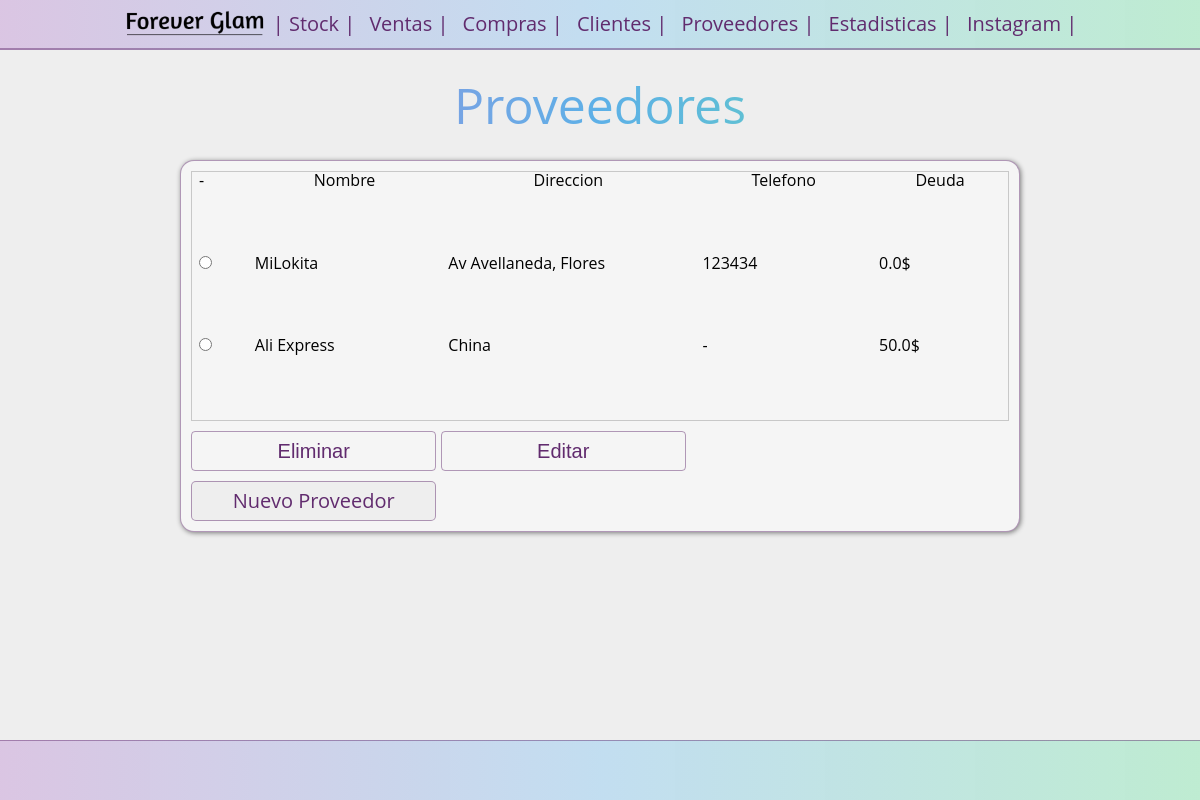
Before: /supplier/ with the older database file.
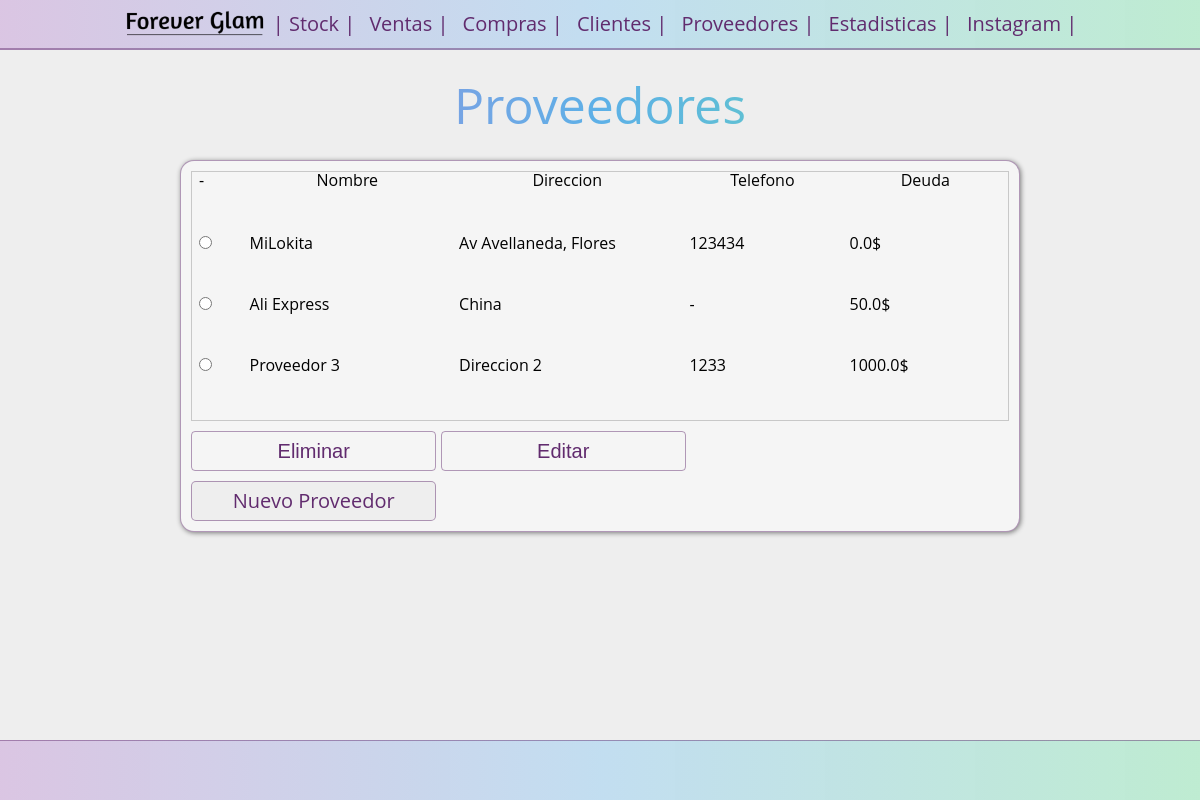
After: the same page with the newer database file.
### supplier/models.py (models this page shows, shortened)
class Supplier(models.Model):
    name = models.CharField(max_length=100)
    tlf = models.CharField(max_length=15, default='')
    debt = models.FloatField(default=0)
    address = models.CharField(max_length=100)

### supplier/views.py (the view)
# urls.py: path("",  views.index, name= "index"),
def index(request):
    supplier_list = Supplier.objects.all()
    return render(request, "supplier/index.html",{
        'supplier_list' : supplier_list
    })

### supplier/templates/supplier/index.html (shortened to what this page needs)
{% extends 'stock/header.html' %}
{% block content %}
{% load static %}
<body>
    <h1 class="titulo">Proveedores</h1>
    {% if supplier_list %}
        <main>
        <form action="{% url 'supplier:update_or_delete'%}" method="post" class="main-form">
            <div class="table-container">
                <table class="main-table">
                    <tr>
                    <td >-</td>
                    <th id="nombre"><strong>Nombre </strong></th>
                    <th ><strong> Direccion </strong></th>
                    <th ><strong> Telefono </strong></th>
                    <th ><strong> Deuda </strong></th>
                    </tr>
                    {% for choice in supplier_list  %}
                            <tr class="main-table__row">
                            <td><input
                                type="radio"
                                name="choice"
                                id="choice{{ forloop.counter }}"
                                value="{{choice.id}}"></td>
                            <label for="choice{{ forloop.counter }}">
                                <td>{{choice.name}}</td>
                                <td>{{choice.address}}</td>
                                <td>{{choice.tlf}}</td>
                                <td>{{choice.debt}}$</td>
                                </tr>
                    {% endfor %}
                </table>
            </div>
            <input type="submit" name="action" value="Eliminar">
            <input type="submit" name="action" value="Editar">
            <a href="{% url 'supplier:new'%}" class="button_grillo" >Nuevo Proveedor</a>
        </form>
        </main>
    {% else %}
        <p class="titulo">No hay proveedores.</p>
        <a href="{% url 'supplier:new'%}" class="button_grillo" >Nuevo Proveedor</a>
    {% endif %}
    <footer>
    </footer>
</body>
{% endblock %}

Changed rows visible on the page:
added Supplier: name "Proveedor 3", address "Direccion 2", tlf "1233", debt "1000.0"
